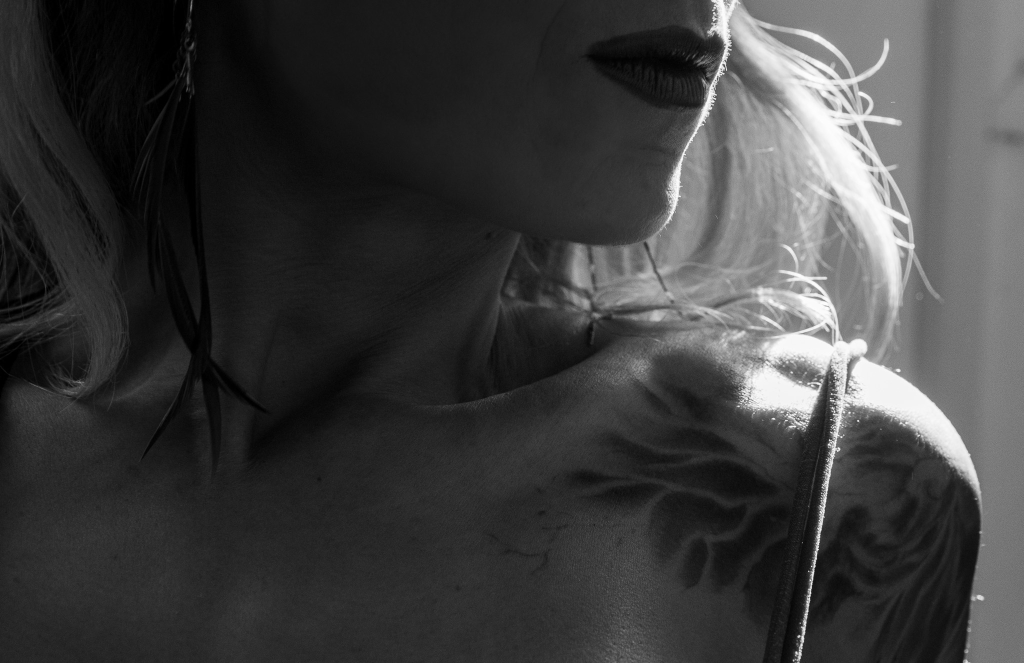
#> input picture outputs/stylize_BLD_1509_20260405_152527/0_original.jpg, 2048 x 1326 px (shown at 1/2 size)
$ python color-bath.py --source ../../outputs/stylize_BLD_1509_20260405_152527/0_original.jpg
#> lines starting #> are read from the running program, lines starting #| are printed output that depends on the picture
### scripts/workflows/notify.py
"""
Phone notification helper — ntfy first (self-hosted, project-hub infra),
Pushbullet as silent fallback (legacy, rate-limited).

Usage:
    from notify import push_image, push_text

    push_image("/path/to/final.jpg", title="Noir Paint — Flora", body="cool palette, 2 tones")
    push_text("Pipeline complete", "3 photos processed in 45s")
"""

import os
import json
import subprocess

# Running counter for push notifications (resets at 99)
_COUNTER_FILE = os.path.expanduser("~/.openclaw/workspace/shared/.push_counter")
# File-based kill switch — touch this file to silence all pushes without env vars.
_DISABLE_FLAG = os.path.expanduser("~/.openclaw/workspace/shared/.notify_disabled")


def _is_disabled():
    return os.environ.get("NOTIFY_DISABLE") or os.path.exists(_DISABLE_FLAG)

# [59 lines left out: functions _next_push_number, _get_token, _curl_json, not called in this run]


_NTFY = "http://127.0.0.1:8093/hub-jobs"
_HUB = "https://desktop-ddrctuq.tail4fbebb.ts.net"


# [6 lines left out: function _ntfy_text, not called in this run]


def _ntfy_image(file_path, title, body):
    r = subprocess.run(
        ["curl", "-sf", "--max-time", "60", "-T", file_path,
         "-H", f"Title: {title}", "-H", f"Message: {body}"[:900],
         "-H", f"Filename: {os.path.basename(file_path)}",
         "-H", f"Click: {_HUB}", _NTFY],
        capture_output=True, timeout=70)
    return r.returncode == 0


# [19 lines left out: function push_text, not called in this run]


def push_image(file_path, title="", body=""):
    """Upload an image and send it as a push notification.

    Args:
        file_path: path to the image file
        title: notification title
        body: notification body text

    Returns:
        True if sent successfully, False otherwise
    """
    if os.environ.get("NOTIFY_DISABLE_IMAGE") or _is_disabled():
        return False
    try:
        if _ntfy_image(file_path, title, body):
            return True
    except Exception:
        pass
    token = _get_token()
    if not token:
        return False

    file_name = os.path.basename(file_path)
    # Detect mime type
    ext = os.path.splitext(file_name)[1].lower()
    mime = {"jpg": "image/jpeg", "jpeg": "image/jpeg", "png": "image/png",
            "gif": "image/gif", "webp": "image/webp"}.get(ext.lstrip("."), "image/jpeg")

    # Step 1: Request upload URL
    upload_req = _curl_json(
        "https://api.pushbullet.com/v2/upload-request",
        headers={"Access-Token": token},
        data={"file_name": file_name, "file_type": mime},
    )
    if not upload_req or "upload_url" not in upload_req:
        return False

    upload_url = upload_req["upload_url"]
    file_url = upload_req["file_url"]

    # Step 2: Upload file
    form = {}
    for k, v in upload_req.get("data", {}).items():
        form[k] = v
    form["file"] = f"@{file_path}"

    _curl_json(upload_url, form_fields=form, timeout=60)

    # Step 3: Send push with file
    result = _curl_json(
        "https://api.pushbullet.com/v2/pushes",
        headers={"Access-Token": token},
        data={
            "type": "file",
            "file_name": file_name,
            "file_type": mime,
            "file_url": file_url,
            "title": f"#{_next_push_number():02d} {title or file_name}",
            "body": body,
        },
    )
    return result is not None and result.get("active", False)

### scripts/workflows/color-bath.py
#!/home/rong/openclaw-venv/bin/python3
"""Color Bath — dominant single-color scene wash via LAB a*/b* channel shift.

Pure local, zero-cost. Preserves luminance structure, bathes the scene in
one dominant color (red-film, ochre, teal-moody, amber, etc.).
"""

import os
import sys
import argparse
import random
import shutil
import threading
import numpy as np
import cv2
from datetime import datetime, timedelta, timezone
from PIL import Image, ImageDraw, ImageFilter
from scipy.ndimage import gaussian_filter

try:
    from zoneinfo import ZoneInfo
    ISRAEL_TZ = ZoneInfo("Asia/Jerusalem")
except ImportError:
    ISRAEL_TZ = timezone(timedelta(hours=3))

sys.stdout.reconfigure(line_buffering=True)
_log_lock = threading.Lock()


def log(level, msg):
    ts = datetime.now(ISRAEL_TZ).strftime("%Y-%m-%d %H:%M:%S")
    with _log_lock:
        print(f"[{ts}] [{level}] {msg}", flush=True)


# RGB target colors per preset. Algorithm converts these to LAB and pulls
# the image's a*/b* channels toward the target's a*/b* by `strength`.
PRESETS = {
    "red-film":    {"rgb": (200,  35,  35), "desc": "80s/90s Japanese red monochrome"},
    "ochre":       {"rgb": (210, 150,  55), "desc": "gold/yellow painterly wall"},
    "teal-moody":  {"rgb": ( 40, 115, 130), "desc": "cool teal/blue room"},
    "amber":       {"rgb": (215, 140,  55), "desc": "warm honey tone"},
    "blue-hour":   {"rgb": ( 55,  95, 170), "desc": "cold twilight"},
    "rose":        {"rgb": (220, 130, 150), "desc": "soft pink"},
    "sepia":       {"rgb": (180, 140,  95), "desc": "classic vintage"},
    "emerald":     {"rgb": ( 40, 130,  75), "desc": "deep green"},
    "magenta-dusk":{"rgb": (180,  70, 140), "desc": "neon magenta dusk"},
    "cyan-ice":    {"rgb": ( 80, 180, 200), "desc": "icy cyan"},
}


def rgb_to_lab_target(rgb):
    """Convert a single RGB triplet to LAB (OpenCV uint8 LAB space)."""
    arr = np.array([[list(rgb)]], dtype=np.uint8)
    lab = cv2.cvtColor(arr, cv2.COLOR_RGB2LAB)[0, 0]
    return float(lab[0]), float(lab[1]), float(lab[2])


def apply_color_bath(img_rgb, target_rgb, strength=0.75, preserve_shadows=False):
    """Shift a*/b* channels toward target color; keep L* intact."""
    src = img_rgb.astype(np.uint8)
    lab = cv2.cvtColor(src, cv2.COLOR_RGB2LAB).astype(np.float32)
    L, a, b = lab[..., 0], lab[..., 1], lab[..., 2]

    _, ta, tb = rgb_to_lab_target(target_rgb)

    # Per-pixel blend weight (uniform unless preserve_shadows)
    if preserve_shadows:
        # L is 0..255 in OpenCV LAB. Shadows (L<80) get progressively less wash.
        shadow_factor = np.clip((L - 30.0) / 60.0, 0.0, 1.0)  # 0 at L=30, 1 at L=90
        w = strength * shadow_factor
    else:
        w = np.full_like(L, strength, dtype=np.float32)

    new_a = a * (1.0 - w) + ta * w
    new_b = b * (1.0 - w) + tb * w

    out_lab = np.stack([L, new_a, new_b], axis=-1)
    out_lab = np.clip(out_lab, 0, 255).astype(np.uint8)
    out_rgb = cv2.cvtColor(out_lab, cv2.COLOR_LAB2RGB)
    return out_rgb


# [37 lines left out: functions face_center_and_radius, radial_falloff, add_grain, not called in this run]


SCRATCHES_DIR = os.path.expanduser("~/.openclaw/workspace/shared/overlay_assets/scratches")
SCRATCH_PROMPTS = [
    "pure black background covered with white film scratches, thin irregular hair-line scratches with varying thickness and breaks, analog film damage texture, no subject, monochrome, high contrast",
    "black background with random white vertical and diagonal scratches, torn film emulsion, dust and hair-line marks, monochrome texture",
    "scratched film overlay, white scratches hairs dust and streaks on pure black, varying angles and lengths, film grain damage, monochrome",
    "old film scratches pattern, white irregular lines with forks and breaks on black, damaged celluloid, monochrome texture",
]


# [203 lines left out: functions ensure_scratch_overlays, add_scratches, get_subject_mask, complementary_rgb, add_color_strip, add_light_leak and 1 more, not called in this run]


def find_model_name(source_path):
    """Extract model name from _photos/ path, fallback to 'Unknown'."""
    parts = os.path.abspath(source_path).split(os.sep)
    try:
        i = parts.index("_photos")
        return parts[i + 1]
    except (ValueError, IndexError):
        return "Unknown"


def run(args):
    src = os.path.abspath(os.path.expanduser(args.source))
    if not os.path.isfile(src):
        log("ERROR", f"Source not found: {src}")
        sys.exit(1)

    # Resolve target color
    if args.custom_hue:
        target = args.custom_hue
        preset_label = "custom"
    else:
        if args.preset not in PRESETS:
            log("ERROR", f"Unknown preset '{args.preset}'. Available: {list(PRESETS)}")
            sys.exit(1)
        target = PRESETS[args.preset]["rgb"]
        preset_label = args.preset

    seed = args.seed if args.seed is not None else random.randint(0, 999999)
    log("INFO", f"Loading {src}")
    img = Image.open(src).convert("RGB")
    w, h = img.size
    log("INFO", f"Image {w}x{h} — preset={preset_label} target_rgb={target} strength={args.strength} preserve_shadows={args.preserve_shadows}")

    arr = np.asarray(img)
    log("INFO", "Converting RGB->LAB and shifting a*/b* toward target...")
    result_arr = apply_color_bath(arr, target, strength=args.strength, preserve_shadows=args.preserve_shadows)

    # Analog imperfections (off by default; --analog enables all at defaults)
    apply_analog = args.analog or args.grain > 0 or args.scratches > 0 or args.color_strips > 0 or args.light_leak > 0
    if apply_analog:
        grain_s = args.grain if args.grain > 0 else (0.45 if args.analog else 0)
        scratch_s = args.scratches if args.scratches > 0 else (0.55 if args.analog else 0)
        strips_n = args.color_strips if args.color_strips > 0 else (1 if args.analog else 0)
        leak_s = args.light_leak if args.light_leak > 0 else (0.25 if args.analog else 0)

        # Fetch subject mask once, reused by scratches + strips to keep them off the model
        subj_mask = None
        if scratch_s > 0 or strips_n > 0:
            log("INFO", "Fetching subject mask (BiRefNet) to keep artifacts off the model...")
            subj_mask = get_subject_mask(img)

        if grain_s > 0:
            log("INFO", "Locating face for grain face-preserve radius...")
            face_center, face_r = face_center_and_radius(img)
            falloff = radial_falloff(w, h, face_center, face_r * args.face_preserve_mult)
            log("INFO", f"Adding gradient grain (strength={grain_s}, face=({face_center[0]:.0f},{face_center[1]:.0f}), r={face_r:.0f})")
            result_arr = add_grain(result_arr, falloff, grain_s, seed)
        if scratch_s > 0:
            log("INFO", f"Adding scratch overlay (strength={scratch_s}, subject-masked={subj_mask is not None})")
            result_arr = add_scratches(result_arr, scratch_s, seed, subject_mask=subj_mask)
        if strips_n > 0:
            comp = complementary_rgb(target, shift_deg=150)
            log("INFO", f"Adding {strips_n} complementary color strip(s) ({comp})")
            for i in range(strips_n):
                result_arr = add_color_strip(result_arr, comp, seed + i * 17, subject_mask=subj_mask)
        if leak_s > 0:
            log("INFO", f"Adding light leak (intensity={leak_s})")
            result_arr = add_light_leak(result_arr, leak_s, seed)

    result = Image.fromarray(result_arr)

    # Output folder: {Model}_{srcname}_{timestamp}_color-bath_{preset}_{seed%100:02d}
    model_name = find_model_name(src)
    src_stem = os.path.splitext(os.path.basename(src))[0]
    ts = datetime.now(ISRAEL_TZ).strftime("%Y%m%d_%H%M%S")
    folder = f"{model_name}_{src_stem}_{ts}_color-bath_{preset_label}_{seed % 100:02d}"
    out_root = os.path.expanduser(args.local_output_dir)
    out_dir = os.path.join(out_root, folder)
    os.makedirs(out_dir, exist_ok=True)

    orig_path = os.path.join(out_dir, "0_original.jpg")
    img.save(orig_path, quality=95)
    log("INFO", f"Saved original: {orig_path}")

    final_name = f"{src_stem}_color-bath_{preset_label}.jpg"
    final_path = os.path.join(out_dir, final_name)
    result.save(final_path, quality=95)
    log("INFO", f"Saved final: {final_path}")

    # Copy to finals/
    try:
        finals_dir = os.path.expanduser("~/.openclaw/workspace/shared/finals")
        os.makedirs(finals_dir, exist_ok=True)
        finals_path = os.path.join(finals_dir, f"{folder}.jpg")
        shutil.copy2(final_path, finals_path)
        log("INFO", f"Copied to finals: {finals_path}")
    except Exception as e:
        log("WARN", f"Finals copy failed: {e}")

    # Push to phone
    try:
        sys.path.insert(0, os.path.dirname(os.path.abspath(__file__)))
        from notify import push_image
        push_image(final_path, title=f"color-bath {preset_label}", body=f"{src_stem} strength={args.strength}")
        log("INFO", "Pushed to phone")
    except Exception as e:
        log("WARN", f"Push failed: {e}")

    return final_path


def main():
    p = argparse.ArgumentParser(description="Color Bath — single-dominant-color scene wash (LAB a*/b*)")
    p.add_argument("--source")
    p.add_argument("--preset", default="red-film")
    p.add_argument("--strength", type=float, default=0.75, help="0-1 blend weight toward target (default 0.75)")
    p.add_argument("--custom-hue", type=parse_rgb, default=None, help="R,G,B overrides preset")
    p.add_argument("--preserve-shadows", action="store_true", help="Keep deep shadows neutral (chiaroscuro)")
    p.add_argument("--seed", type=int, default=None)
    p.add_argument("--output-to", default="local", choices=["local", "gdrive", "both"])
    p.add_argument("--local-output-dir", default=os.path.expanduser("~/.openclaw/workspace/shared/tool-outputs-intermediates"))
    p.add_argument("--list-presets", action="store_true")
    # Analog imperfections
    p.add_argument("--analog", action="store_true", help="Enable all analog-photo imperfections at defaults")
    p.add_argument("--grain", type=float, default=0.0, help="Gradient grain strength 0-1 (face stays sharp, edges grainier)")
    p.add_argument("--face-preserve-mult", type=float, default=2.5, help="Grain preserve radius = face_radius × mult (default 2.5)")
    p.add_argument("--scratches", type=float, default=0.0, help="Scratch overlay opacity 0-1 (0=off, uses cached Flux-generated textures)")
    p.add_argument("--color-strips", type=int, default=0, help="Number of complementary-hue light leak strips (0=off)")
    p.add_argument("--light-leak", type=float, default=0.0, help="Corner light leak intensity 0-1 (0=off)")

    args = p.parse_args()

    if args.list_presets:
        for name, info in PRESETS.items():
            print(f"  {name:14s} rgb={info['rgb']}  — {info['desc']}")
        return

    if not args.source:
        p.error("--source is required")
    run(args)
#> in run, img is the input picture: PIL image 2048x1326 RGB; min 0, max 255, mean 61.3
#> in apply_color_bath, `lab = cv2.cvtColor(src, cv2.COLOR_RGB2LAB).astype(np.float32)`:
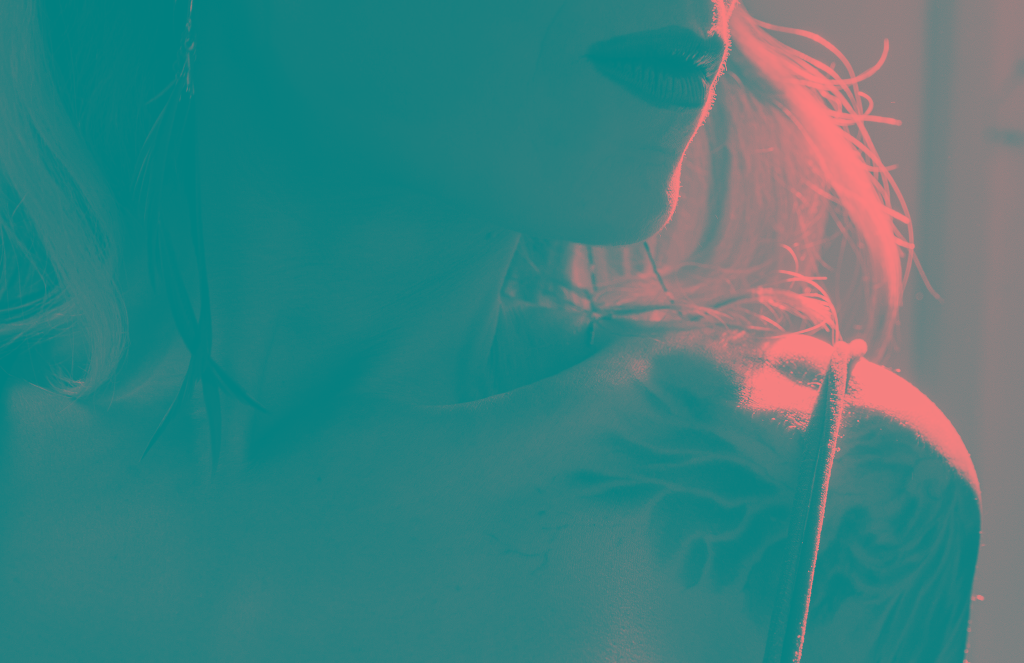
#> lab: shape (1326, 2048, 3) float32 (shown at 1/2 size); mean R, G, B 63, 128, 128
#> in apply_color_bath, `L, a, b = lab[..., 0], lab[..., 1], lab[..., 2]`: a: shape (1326, 2048) float32; every value is 128
#> in apply_color_bath, `new_a = a * (1.0 - w) + ta * w`: new_a: shape (1326, 2048) float32; every value is 174.5
#> in apply_color_bath, `new_b = b * (1.0 - w) + tb * w`: new_b: shape (1326, 2048) float32; every value is 160.2
#> in apply_color_bath, `out_lab = np.stack([L, new_a, new_b], axis=-1)`:
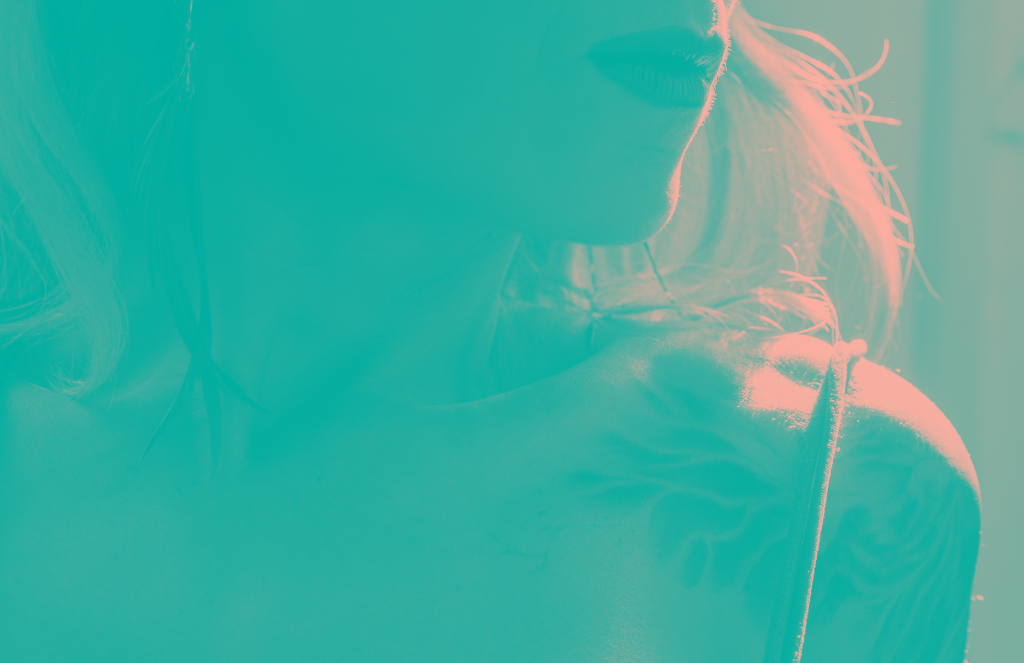
#> out_lab: shape (1326, 2048, 3) float32 (shown at 1/2 size); mean of channels 0, 1, 2 63, 168.9, 160; drawn as R, G, B
#> in apply_color_bath, `out_rgb = cv2.cvtColor(out_lab, cv2.COLOR_LAB2RGB)`:
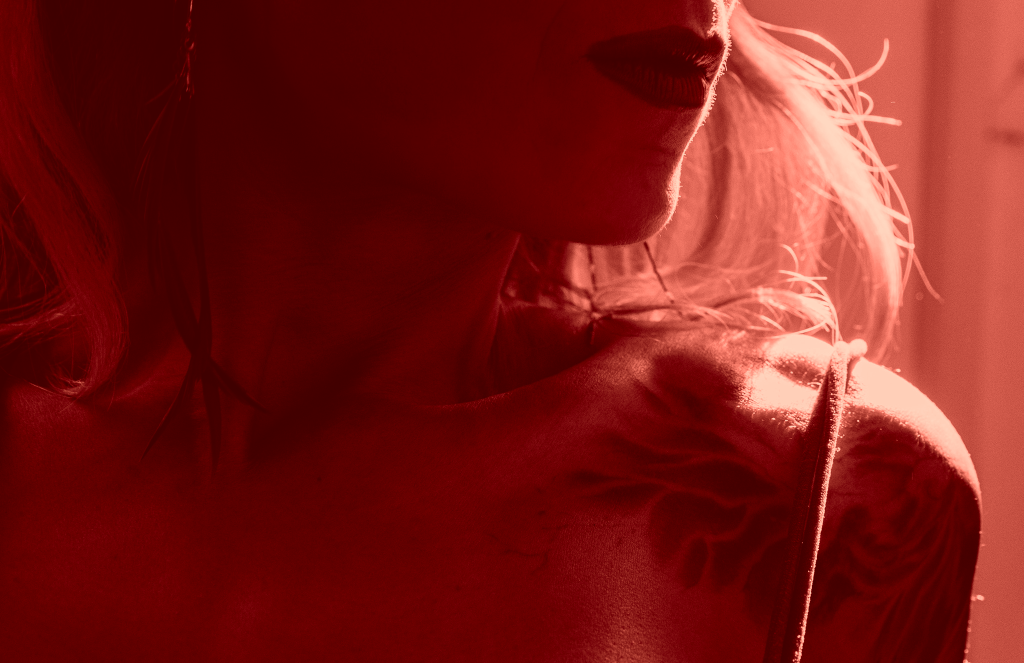
#> out_rgb: shape (1326, 2048, 3) (shown at 1/2 size); mean R, G, B 122.3, 27.6, 23.9
#> (the call stopped at in _ntfy_image, `r = subprocess.run( ["curl", "-sf", "--max-time", "60", "-T", file_pat..`: subprocess is not available in this run)


if __name__ == "__main__":
    main()
